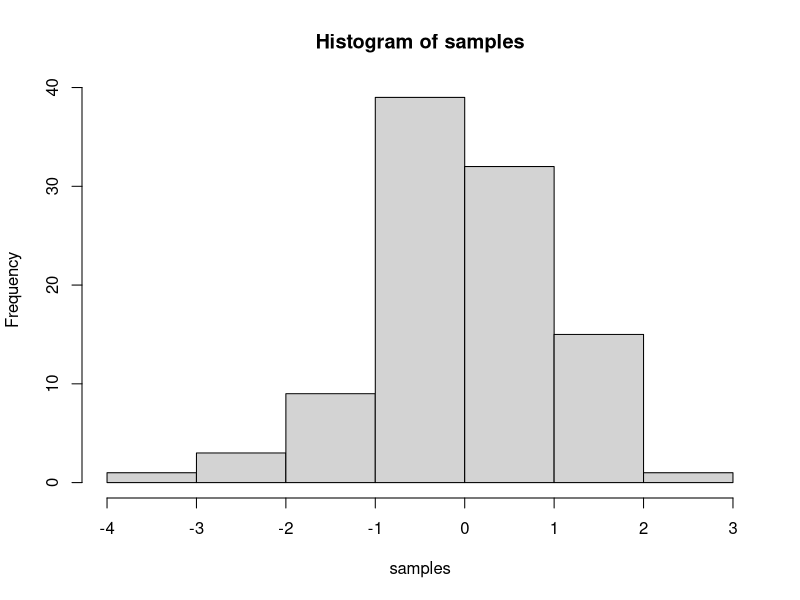

Reproduce this figure in R.
## ---- chunk 1
knitr::opts_chunk$set(message=FALSE,warning=FALSE, cache=TRUE)
## ---- chunk 2
1+1
89392-8373 
4*3
122/12
## ---- chunk 3
mel <-1
other<-23456789
a<-1
b<-20
c<-40

a+b

c-b

other/c 
## ---- chunk 4

## ---- chunk 5
samples <- rnorm(100, mean=0, sd=1)
hist(samples)
## ---- chunk 6
1+2
2*5
5/3
(1+6+4)/5

## ---- chunk 7
a<-1
b<-2
a+b

d<-c(1,2,3)
e<-c(5,6,7)
d+e
d*e
d/e

## ---- chunk 8
# for loop solution
# i becomes the number 1 to 100 at each step of the loop


a <- length(100) # make empty variable, set length to 100
for (i in 1:100){
  a[i] <-i #assigns the number in i, to the ith index of a
}

print(a)

# for loop solution #2

a<-c() #create empty variable using combine command
for (i in 1:100){
  a<-c(a,i) # keeps combining a with itself and the new number in i
}
print(a)

# seq solution
a <- seq(1,100,1) # look up help for seq using ?seq() in console
print(a)

